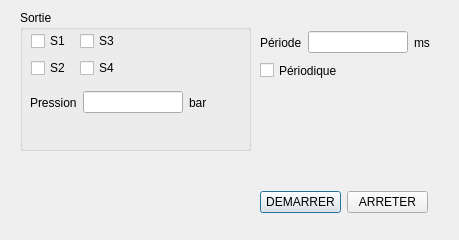
<?xml version="1.0" encoding="UTF-8"?>
<ui version="4.0">
 <class>DialogWren</class>
 <widget class="QDialog" name="DialogWren">
  <property name="geometry">
   <rect>
    <x>0</x>
    <y>0</y>
    <width>459</width>
    <height>240</height>
   </rect>
  </property>
  <property name="windowTitle">
   <string>Dialog</string>
  </property>
  <widget class="QGroupBox" name="groupBox">
   <property name="geometry">
    <rect>
     <x>20</x>
     <y>10</y>
     <width>231</width>
     <height>141</height>
    </rect>
   </property>
   <property name="title">
    <string>Sortie</string>
   </property>
   <widget class="QWidget" name="layoutWidget">
    <property name="geometry">
     <rect>
      <x>11</x>
      <y>20</y>
      <width>92</width>
      <height>50</height>
     </rect>
    </property>
    <layout class="QGridLayout" name="gridLayout">
     <item row="0" column="0">
      <widget class="QCheckBox" name="checkBox_S1">
       <property name="text">
        <string>S1</string>
       </property>
      </widget>
     </item>
     <item row="0" column="1">
      <widget class="QCheckBox" name="checkBox_S3">
       <property name="text">
        <string>S3</string>
       </property>
      </widget>
     </item>
     <item row="1" column="0">
      <widget class="QCheckBox" name="checkBox_S2">
       <property name="text">
        <string>S2</string>
       </property>
      </widget>
     </item>
     <item row="1" column="1">
      <widget class="QCheckBox" name="checkBox_S4">
       <property name="text">
        <string>S4</string>
       </property>
      </widget>
     </item>
    </layout>
   </widget>
   <widget class="QWidget" name="layoutWidget">
    <property name="geometry">
     <rect>
      <x>10</x>
      <y>80</y>
      <width>189</width>
      <height>25</height>
     </rect>
    </property>
    <layout class="QHBoxLayout" name="horizontalLayout">
     <item>
      <widget class="QLabel" name="label">
       <property name="text">
        <string>Pression</string>
       </property>
      </widget>
     </item>
     <item>
      <widget class="QLineEdit" name="lineEdit_Pressure">
       <property name="minimumSize">
        <size>
         <width>100</width>
         <height>0</height>
        </size>
       </property>
       <property name="maximumSize">
        <size>
         <width>100</width>
         <height>16777215</height>
        </size>
       </property>
      </widget>
     </item>
     <item>
      <widget class="QLabel" name="label_2">
       <property name="text">
        <string>bar</string>
       </property>
      </widget>
     </item>
    </layout>
   </widget>
  </widget>
  <widget class="QWidget" name="layoutWidget">
   <property name="geometry">
    <rect>
     <x>260</x>
     <y>190</y>
     <width>168</width>
     <height>25</height>
    </rect>
   </property>
   <layout class="QHBoxLayout" name="horizontalLayout_2">
    <item>
     <widget class="QPushButton" name="btn_start">
      <property name="text">
       <string>DEMARRER</string>
      </property>
     </widget>
    </item>
    <item>
     <widget class="QPushButton" name="btn_stop">
      <property name="text">
       <string>ARRETER</string>
      </property>
     </widget>
    </item>
   </layout>
  </widget>
  <widget class="QWidget" name="layoutWidget_2">
   <property name="geometry">
    <rect>
     <x>260</x>
     <y>30</y>
     <width>189</width>
     <height>25</height>
    </rect>
   </property>
   <layout class="QHBoxLayout" name="horizontalLayout_3">
    <item>
     <widget class="QLabel" name="label_3">
      <property name="text">
       <string>Période</string>
      </property>
     </widget>
    </item>
    <item>
     <widget class="QLineEdit" name="lineEdit_Periode">
      <property name="minimumSize">
       <size>
        <width>100</width>
        <height>0</height>
       </size>
      </property>
      <property name="maximumSize">
       <size>
        <width>100</width>
        <height>16777215</height>
       </size>
      </property>
     </widget>
    </item>
    <item>
     <widget class="QLabel" name="label_4">
      <property name="text">
       <string>ms</string>
      </property>
     </widget>
    </item>
   </layout>
  </widget>
  <widget class="QCheckBox" name="cb_periodic_status">
   <property name="geometry">
    <rect>
     <x>260</x>
     <y>60</y>
     <width>88</width>
     <height>21</height>
    </rect>
   </property>
   <property name="text">
    <string>Périodique </string>
   </property>
  </widget>
 </widget>
 <resources/>
 <connections/>
</ui>
